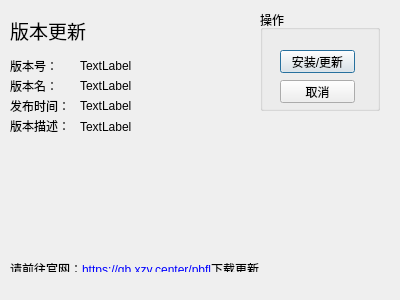
<?xml version="1.0" encoding="UTF-8"?>
<ui version="4.0">
 <class>updateDialog</class>
 <widget class="QDialog" name="updateDialog">
  <property name="geometry">
   <rect>
    <x>0</x>
    <y>0</y>
    <width>400</width>
    <height>300</height>
   </rect>
  </property>
  <property name="windowTitle">
   <string>新版本发布</string>
  </property>
  <property name="styleSheet">
   <string notr="true"/>
  </property>
  <widget class="QLabel" name="label">
   <property name="geometry">
    <rect>
     <x>10</x>
     <y>10</y>
     <width>110</width>
     <height>40</height>
    </rect>
   </property>
   <property name="font">
    <font>
     <family>Arial</family>
     <pointsize>14</pointsize>
    </font>
   </property>
   <property name="text">
    <string>版本更新</string>
   </property>
  </widget>
  <widget class="QLabel" name="label_2">
   <property name="geometry">
    <rect>
     <x>10</x>
     <y>60</y>
     <width>54</width>
     <height>12</height>
    </rect>
   </property>
   <property name="text">
    <string>版本号：</string>
   </property>
  </widget>
  <widget class="QLabel" name="label_3">
   <property name="geometry">
    <rect>
     <x>10</x>
     <y>100</y>
     <width>60</width>
     <height>12</height>
    </rect>
   </property>
   <property name="text">
    <string>发布时间：</string>
   </property>
  </widget>
  <widget class="QLabel" name="label_4">
   <property name="geometry">
    <rect>
     <x>10</x>
     <y>120</y>
     <width>60</width>
     <height>12</height>
    </rect>
   </property>
   <property name="text">
    <string>版本描述：</string>
   </property>
  </widget>
  <widget class="QLabel" name="label_5">
   <property name="geometry">
    <rect>
     <x>10</x>
     <y>80</y>
     <width>54</width>
     <height>12</height>
    </rect>
   </property>
   <property name="text">
    <string>版本名：</string>
   </property>
  </widget>
  <widget class="QLabel" name="versionBtn">
   <property name="geometry">
    <rect>
     <x>80</x>
     <y>60</y>
     <width>170</width>
     <height>12</height>
    </rect>
   </property>
   <property name="text">
    <string>TextLabel</string>
   </property>
  </widget>
  <widget class="QLabel" name="nameBtn">
   <property name="geometry">
    <rect>
     <x>80</x>
     <y>80</y>
     <width>170</width>
     <height>12</height>
    </rect>
   </property>
   <property name="text">
    <string>TextLabel</string>
   </property>
  </widget>
  <widget class="QLabel" name="timeBtn">
   <property name="geometry">
    <rect>
     <x>80</x>
     <y>100</y>
     <width>300</width>
     <height>12</height>
    </rect>
   </property>
   <property name="text">
    <string>TextLabel</string>
   </property>
  </widget>
  <widget class="QLabel" name="descriptionBtn">
   <property name="geometry">
    <rect>
     <x>80</x>
     <y>120</y>
     <width>300</width>
     <height>130</height>
    </rect>
   </property>
   <property name="text">
    <string>TextLabel</string>
   </property>
   <property name="alignment">
    <set>Qt::AlignLeading|Qt::AlignLeft|Qt::AlignTop</set>
   </property>
  </widget>
  <widget class="QGroupBox" name="groupBox">
   <property name="geometry">
    <rect>
     <x>260</x>
     <y>10</y>
     <width>120</width>
     <height>101</height>
    </rect>
   </property>
   <property name="title">
    <string>操作</string>
   </property>
   <widget class="QPushButton" name="installBtn">
    <property name="geometry">
     <rect>
      <x>20</x>
      <y>40</y>
      <width>75</width>
      <height>23</height>
     </rect>
    </property>
    <property name="text">
     <string>安装/更新</string>
    </property>
   </widget>
   <widget class="QPushButton" name="cancelBtn">
    <property name="geometry">
     <rect>
      <x>20</x>
      <y>70</y>
      <width>75</width>
      <height>23</height>
     </rect>
    </property>
    <property name="text">
     <string>取消</string>
    </property>
   </widget>
  </widget>
  <widget class="QLabel" name="label_10">
   <property name="geometry">
    <rect>
     <x>10</x>
     <y>260</y>
     <width>380</width>
     <height>12</height>
    </rect>
   </property>
   <property name="text">
    <string>&lt;!DOCTYPE HTML PUBLIC &quot;-//W3C//DTD HTML 4.0//EN&quot; &quot;http://www.w3.org/TR/REC-html40/strict.dtd&quot;&gt;
&lt;html&gt;&lt;head&gt;&lt;meta name=&quot;qrichtext&quot; content=&quot;1&quot; /&gt;&lt;style type=&quot;text/css&quot;&gt;
p, li { white-space: pre-wrap; }
&lt;/style&gt;&lt;/head&gt;&lt;body style=&quot; font-family:'SimSun'; font-size:9pt; font-weight:400; font-style:normal;&quot;&gt;
&lt;p style=&quot; margin-top:0px; margin-bottom:0px; margin-left:0px; margin-right:0px; -qt-block-indent:0; text-indent:0px;&quot;&gt;请前往官网：&lt;a href=&quot;https://qb.xzy.center/pbfl&quot;&gt;&lt;span style=&quot; text-decoration: underline; color:#0000ff;&quot;&gt;https://qb.xzy.center/pbfl&lt;/span&gt;&lt;/a&gt;下载更新&lt;/p&gt;&lt;/body&gt;&lt;/html&gt;</string>
   </property>
  </widget>
 </widget>
 <resources/>
 <connections/>
</ui>
